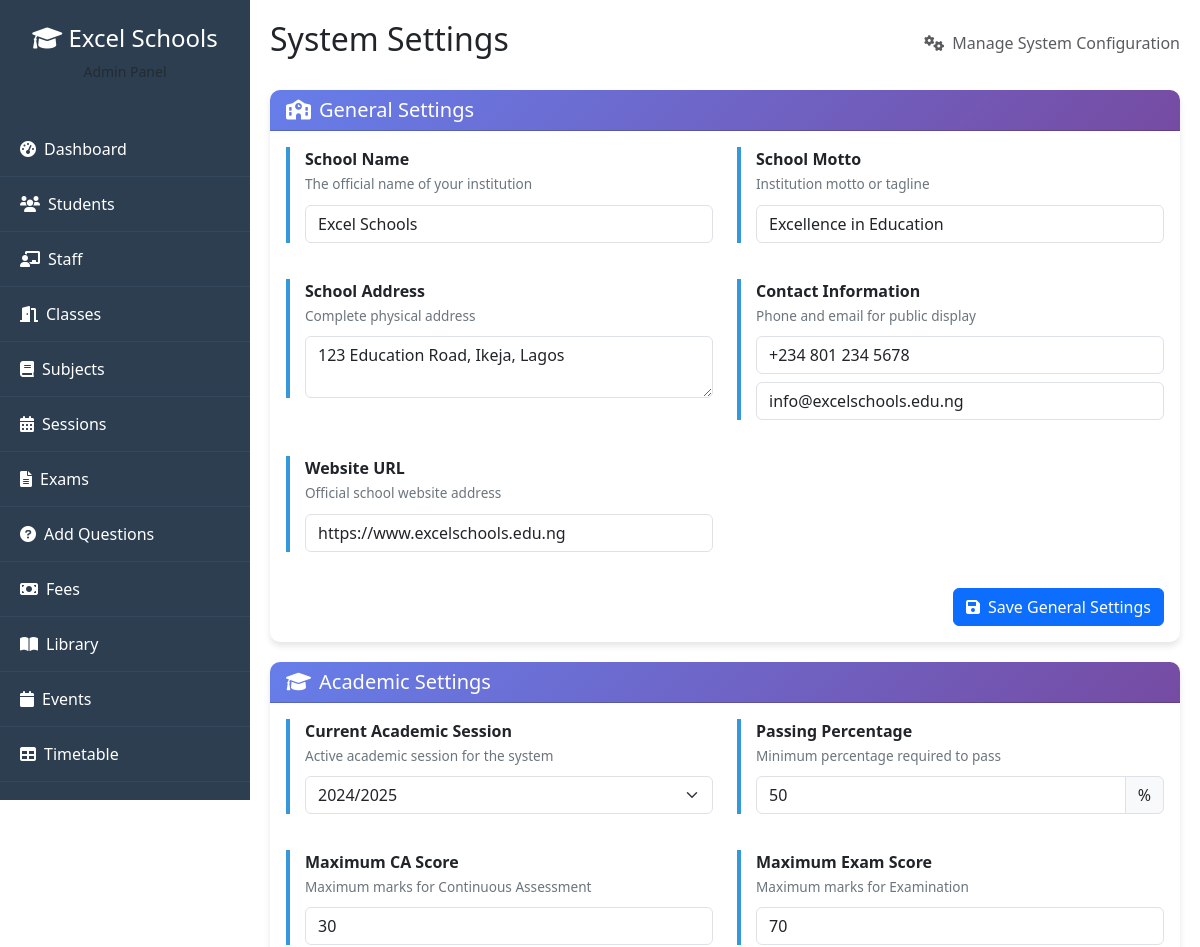
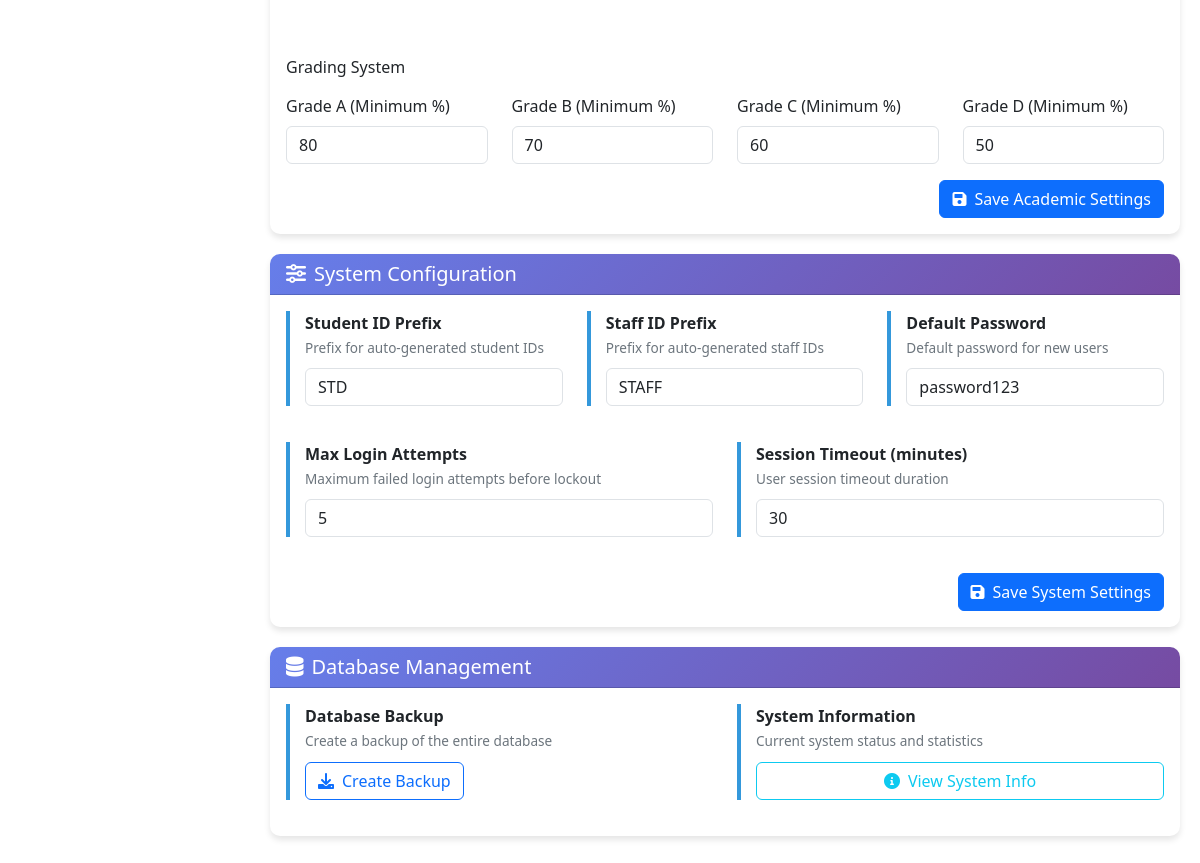
Screenshot of /admin/settings.php (signed in) with the database file from the repository (2 pictures, top to bottom).
### tables this page shows
CREATE TABLE system_settings (
    id INT PRIMARY KEY AUTO_INCREMENT,
    setting_key VARCHAR(100) UNIQUE NOT NULL,
    setting_value TEXT,
    setting_type ENUM('string', 'number', 'boolean', 'json') DEFAULT 'string',
    description TEXT,
    is_public BOOLEAN DEFAULT FALSE,
    created_at TIMESTAMP DEFAULT CURRENT_TIMESTAMP,
    updated_at TIMESTAMP DEFAULT CURRENT_TIMESTAMP ON UPDATE CURRENT_TIMESTAMP
);

CREATE TABLE academic_sessions (
    id INT PRIMARY KEY AUTO_INCREMENT,
    name VARCHAR(50) NOT NULL UNIQUE,
    current_term ENUM('first', 'second', 'third') NOT NULL,
    start_date DATE,
    end_date DATE,
    status ENUM('active', 'inactive', 'completed') DEFAULT 'inactive',
    created_by INT,
    created_at TIMESTAMP DEFAULT CURRENT_TIMESTAMP,
    updated_at TIMESTAMP DEFAULT CURRENT_TIMESTAMP ON UPDATE CURRENT_TIMESTAMP,
    FOREIGN KEY (created_by) REFERENCES users(id) ON DELETE SET NULL
);

### admin/settings.php (the view, shortened to what the rows shown need)
<?php
$database = new Database();
$db = $database->getConnection();
$settings_query = "SELECT setting_key, setting_value, setting_type, description, is_public
                  FROM system_settings
                  ORDER BY setting_key";
$settings_result = $db->query($settings_query);
$settings = [];
while ($row = $settings_result->fetch(PDO::FETCH_ASSOC)) {
    $settings[$row['setting_key']] = $row;
}
$sessions = $db->query("SELECT * FROM academic_sessions ORDER BY name")->fetchAll(PDO::FETCH_ASSOC);
function getSetting($key, $default = '') {
    global $settings;
    return isset($settings[$key]) ? $settings[$key]['setting_value'] : $default;
}
?>
<!DOCTYPE html>
<html lang="en">
<head>
    <link href="https://cdn.jsdelivr.net/npm/bootstrap@5.3.0/dist/css/bootstrap.min.css" rel="stylesheet">
    <link href="https://cdnjs.cloudflare.com/ajax/libs/font-awesome/6.0.0/css/all.min.css" rel="stylesheet">
    <link rel="stylesheet" href="../assets/css/admin.css">
</head>
<body>
    <div class="main-content">
        <div class="d-flex justify-content-between align-items-center mb-4">
            <h2>System Settings</h2>
        </div>
        <div class="card settings-card">
            <div class="card-body">
                <form method="POST">
                    <div class="row">
                        <div class="col-md-6 mb-3">
                            <div class="setting-group">
                                <label class="form-label fw-bold">School Name</label>
                                <div class="setting-description">The official name of your institution</div>
                                <input type="text" class="form-control" name="school_name"
                                       value="<?php echo getSetting('school_name', 'Excel Schools'); ?>" required>
                            </div>
                        </div>
                    </div>
                    <div class="row">
                        <div class="col-md-6 mb-3">
                            <div class="setting-group">
                                <label class="form-label fw-bold">School Address</label>
                                <div class="setting-description">Complete physical address</div>
                                <textarea class="form-control" name="school_address" rows="2"><?php echo getSetting('school_address', '123 Education Road, Ikeja, Lagos'); ?></textarea>
                            </div>
                        </div>
                        <div class="col-md-6 mb-3">
                            <div class="setting-group">
                                <div class="row g-2">
                                    <div class="col-12">
                                        <input type="text" class="form-control" name="school_phone"
                                               value="<?php echo getSetting('school_phone', '+234 801 234 5678'); ?>"
                                               placeholder="Phone Number">
                                    </div>
                                    <div class="col-12">
                                        <input type="email" class="form-control" name="school_email"
                                               value="<?php echo getSetting('school_email', 'info@excelschools.edu.ng'); ?>"
                                               placeholder="Email Address">
                                    </div>
                                </div>
                            </div>
                        </div>
                    </div>
                    <div class="row">
                        <div class="col-md-6 mb-3">
                            <div class="setting-group">
                                <label class="form-label fw-bold">Website URL</label>
                                <div class="setting-description">Official school website address</div>
                                <input type="url" class="form-control" name="school_website"
                                       value="<?php echo getSetting('school_website', 'https://www.excelschools.edu.ng'); ?>">
                            </div>
                        </div>
                    </div>
                </form>
            </div>
        </div>
        <div class="card settings-card">
            <div class="card-body">
                <form method="POST">
                    <div class="row">
                        <div class="col-md-6 mb-3">
                            <div class="setting-group">
                                <label class="form-label fw-bold">Current Academic Session</label>
                                <div class="setting-description">Active academic session for the system</div>
                                <select class="form-select" name="current_session_id" required>
                                    <?php foreach ($sessions as $session): ?>
                                        <option value="<?php echo $session['id']; ?>"
                                            <?php echo getSetting('current_session_id', '1') == $session['id'] ? 'selected' : ''; ?>>
                                            <?php echo $session['name']; ?>
                                        </option>
                                    <?php endforeach; ?>
                                </select>
                            </div>
                        </div>
                        <div class="col-md-6 mb-3">
                            <div class="setting-group">
                                <div class="input-group">
                                    <input type="number" class="form-control" name="passing_percentage"
                                           value="<?php echo getSetting('passing_percentage', '50'); ?>" min="0" max="100">
                                    <span class="input-group-text">%</span>
                                </div>
                            </div>
                        </div>
                    </div>
                    <div class="row">
                        <div class="col-md-6 mb-3">
                            <div class="setting-group">
                                <label class="form-label fw-bold">Maximum CA Score</label>
                                <div class="setting-description">Maximum marks for Continuous Assessment</div>
                                <input type="number" class="form-control" name="ca_max_score"
                                       value="<?php echo getSetting('ca_max_score', '30'); ?>" min="0" max="100">
                            </div>
                        </div>
                        <div class="col-md-6 mb-3">
                            <div class="setting-group">
                                <label class="form-label fw-bold">Maximum Exam Score</label>
                                <div class="setting-description">Maximum marks for Examination</div>
                                <input type="number" class="form-control" name="exam_max_score"
                                       value="<?php echo getSetting('exam_max_score', '70'); ?>" min="0" max="100">
                            </div>
                        </div>
                    </div>
                    <div class="row">
                        <div class="col-md-3 mb-3">
                            <label class="form-label">Grade B (Minimum %)</label>
                            <input type="number" class="form-control" name="grade_b_min"
                                   value="<?php echo getSetting('grade_b_min', '70'); ?>" min="0" max="100">
                        </div>
                    </div>
                </form>
            </div>
        </div>
        <div class="card settings-card">
            <div class="card-body">
                <form method="POST">
                    <div class="row">
                        <div class="col-md-6 mb-3">
                            <div class="setting-group">
                                <label class="form-label fw-bold">Session Timeout (minutes)</label>
                                <div class="setting-description">User session timeout duration</div>
                                <input type="number" class="form-control" name="session_timeout"
                                       value="<?php echo getSetting('session_timeout', '30'); ?>" min="5" max="240">
                            </div>
                        </div>
                    </div>
                </form>
            </div>
        </div>
    </div>
</body>
</html>

### rows the page displays
system_settings: school_name "Excel Schools"
system_settings: school_address "123 Education Road, Ikeja, Lagos"
system_settings: school_phone "+234 801 234 5678"
system_settings: school_email "info@excelschools.edu.ng"
system_settings: school_website "https://www.excelschools.edu.ng"
system_settings: current_session_id "2024/2025"
system_settings: passing_percentage "50"
system_settings: ca_max_score "30", session_timeout "30"
system_settings: exam_max_score "70", grade_b_min "70"

### other values shown
$school_settings['school_name'] "Excel Schools"
